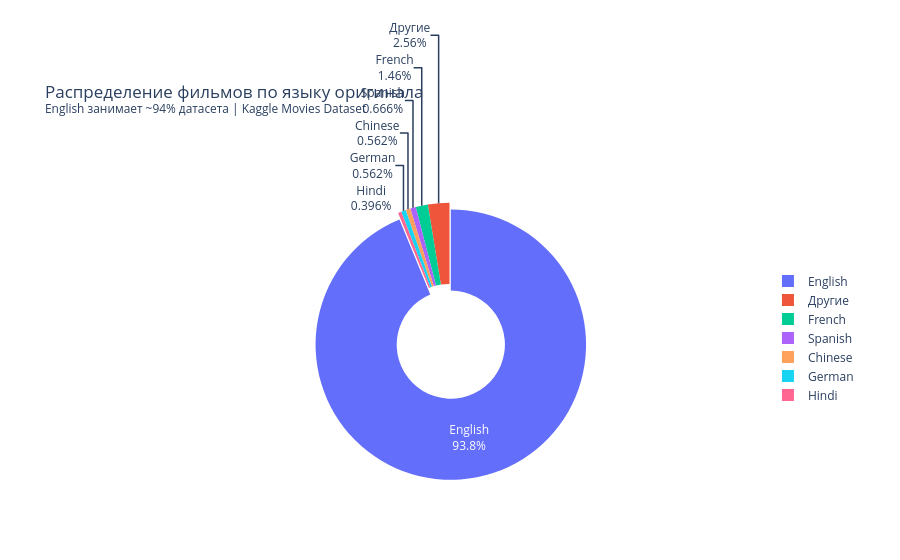

Here is the notebook cell this chart was saved with:
### Markdown cell above
**Интерпретация:**  
Средние кассовые сборы выросли с $38M в 1960-х до $157M в 2010-х — рост в 4 раза.  
Особенно резкий скачок наблюдается между 1980-ми и 1990-ми: появление мирового кинорынка, мультиплексов и глобального маркетинга.  
В 2010-х годах средние сборы достигли пика — эпоха франшиз (Marvel, DC, Disney).

### 2.8 Распределение фильмов по языку оригинала

### Code cell
lang_counts = df['original_language'].value_counts()
labels = [lang_map.get(l, l) for l in lang_counts.head(6).index] + ['Другие']
values = list(lang_counts.head(6).values) + [lang_counts.iloc[6:].sum()]

fig = go.Figure(go.Pie(
    labels=labels,
    values=values,
    textinfo='label+percent',
    hole=0.4,
    pull=[0.05] + [0]*6
))
fig.update_layout(
    title='Распределение фильмов по языку оригинала<br>'
          '<sup>English занимает ~94% датасета | Kaggle Movies Dataset</sup>',
    showlegend=True,
    legend=dict(orientation='v', yanchor='middle', y=0.5, xanchor='left', x=1.05)
)
fig.show()

print("=== Частоты по языкам ===")
lang_freq = lang_counts.reset_index()
lang_freq.columns = ['Язык', 'Количество']
lang_freq['Доля (%)'] = (lang_freq['Количество'] / len(df) * 100).round(2)
print(lang_freq.head(10).to_string(index=False))

### Figure 1 — Plotly figure (JSON) as saved in the notebook; plotly's stock layout.template omitted (floating-point values rounded to 4 significant figures)
{"data": [{"hole": 0.4, "labels": ["English", "French", "Spanish", "Chinese", "German", "Hindi", "Другие"], "pull": [0.05, 0, 0, 0, 0, 0, 0], "textinfo": "label+percent", "type": "pie", "values": [4505, 70, 32, 27, 27, 19, 123]}], "layout": {"legend": {"orientation": "v", "x": 1.05, "xanchor": "left", "y": 0.5, "yanchor": "middle"}, "showlegend": true, "title": {"text": "Распределение фильмов по языку оригинала<br><sup>English занимает ~94% датасета | Kaggle Movies Dataset</sup>"}}}
